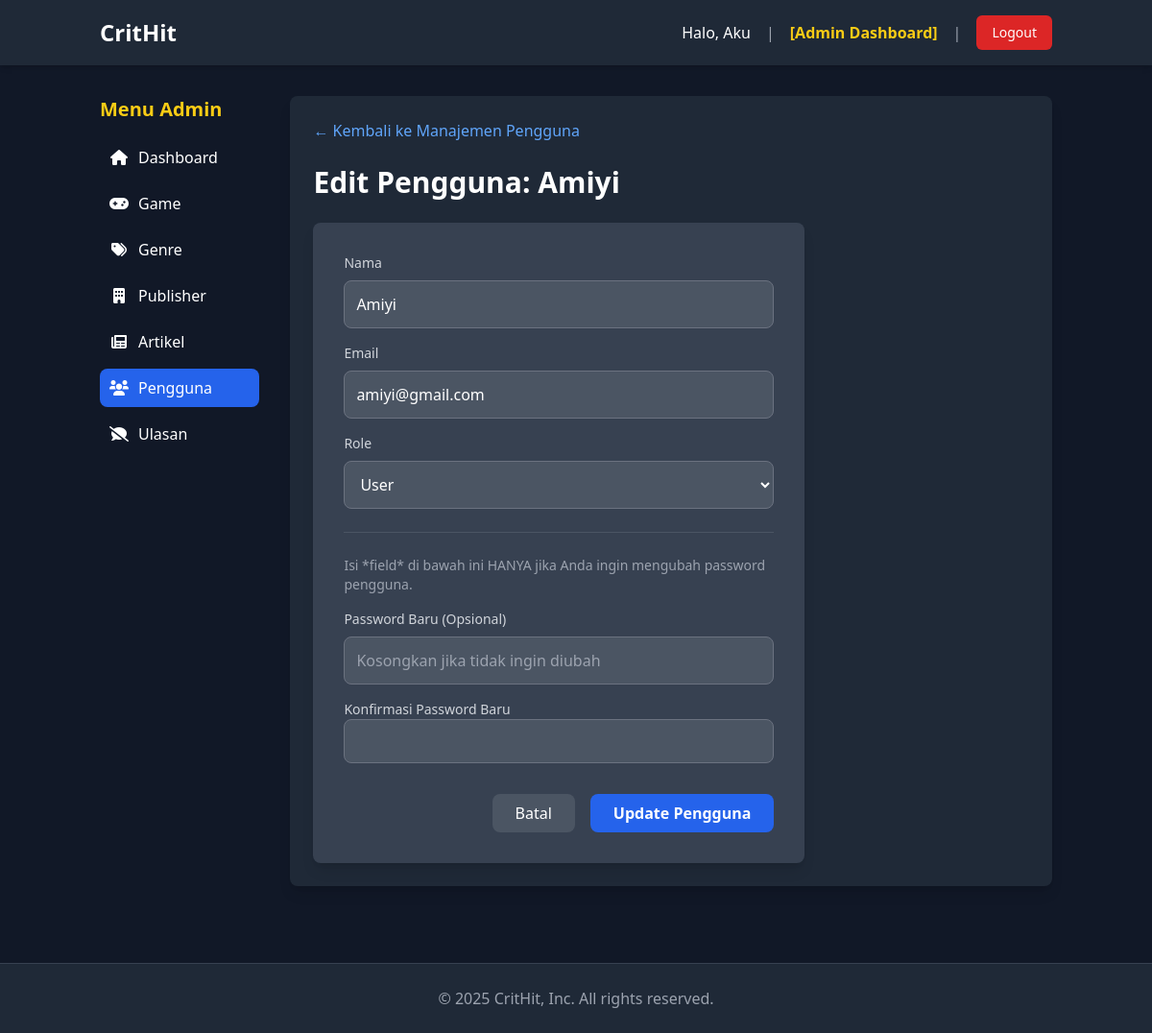
The app's page /admin/index.php?page=user_edit&id=8 (signed in) with its own data.
### tables this page shows
CREATE TABLE `users` (
  `id` int(11) NOT NULL,
  `name` varchar(100) NOT NULL,
  `email` varchar(255) NOT NULL,
  `password` varchar(255) NOT NULL,
  `role` enum('admin','user') NOT NULL DEFAULT 'user',
  `created_at` timestamp NOT NULL DEFAULT current_timestamp()
);

### admin/users/user_edit.php (the view, shortened to what this page needs)
<?php
$name = '';
$email = '';
$role = 'user';
$errors = [];
$user_id = (int)($_POST['user_id'] ?? $_GET['id'] ?? 0);
if ($_SERVER['REQUEST_METHOD'] === 'POST') {
    $name = htmlspecialchars($_POST['name']);
    $email = htmlspecialchars($_POST['email']);
    $role = htmlspecialchars($_POST['role']);
    $password = $_POST['password'];
    $confirm_password = $_POST['confirm_password'];
    if (empty($name)) {
        $errors[] = "Nama wajib diisi.";
    }
    if (!filter_var($email, FILTER_VALIDATE_EMAIL)) {
        $errors[] = "Email tidak valid.";
    }
    if (!in_array($role, ['user', 'admin'])) {
        $errors[] = "Role tidak valid.";
    }
    try {
        $sql_check = "SELECT id FROM users WHERE email = ? AND id != ?";
        $stmt_check = $pdo->prepare($sql_check);
        $stmt_check->execute([$email, $user_id]);
        if ($stmt_check->rowCount() > 0) {
            $errors[] = "Email '".htmlspecialchars($email)."' sudah digunakan akun lain.";
        }
    } catch (PDOException $e) {
        $errors[] = "Error database: " . $e->getMessage();
    }
    $hashed_password = null;
    if (!empty($password)) {
        if (strlen($password) < 8) {
            $errors[] = "Password baru minimal harus 8 karakter.";
        }
        if ($password !== $confirm_password) {
            $errors[] = "Password baru dan Konfirmasi tidak cocok.";
        }
        if (empty($errors)) {
            $hashed_password = password_hash($password, PASSWORD_BCRYPT);
        }
    }
    if (empty($errors)) {
        try {
            if ($hashed_password !== null) {
                $sql_update = "UPDATE users SET name = ?, email = ?, role = ?, password = ?
                               WHERE id = ?";
                $params = [$name, $email, $role, $hashed_password, $user_id];
            } else {
                $sql_update = "UPDATE users SET name = ?, email = ?, role = ?
                               WHERE id = ?";
                $params = [$name, $email, $role, $user_id];
            }
            $stmt_update = $pdo->prepare($sql_update);
            $stmt_update->execute($params);
            $_SESSION['success_message'] = "Pengguna '". htmlspecialchars($name) ."' berhasil di-update!";
            header('Location: index.php?page=manage_users');
            exit;
        } catch (PDOException $e) {
            $errors[] = "Gagal meng-update database: " . $e->getMessage();
        }
    }
} else {
    try {
        $sql_get = "SELECT name, email, role FROM users WHERE id = ?";
        $stmt_get = $pdo->prepare($sql_get);
        $stmt_get->execute([$user_id]);
        $user = $stmt_get->fetch();
        if ($user) {
            $name = $user['name'];
            $email = $user['email'];
            $role = $user['role'];
        } else {
            $_SESSION['error_message'] = "Pengguna dengan ID $user_id tidak ditemukan.";
            header('Location: index.php?page=manage_users');
            exit;
        }
    } catch (PDOException $e) {
        $errors[] = "Gagal mengambil data: " . $e->getMessage();
    }
}
?>
<a href="index.php?page=manage_users" class="text-blue-400 hover:text-blue-300 mb-6 inline-block">&larr; Kembali ke Manajemen Pengguna</a>
<h1 class="text-3xl font-bold mb-6">Edit Pengguna: <?php echo htmlspecialchars($name); ?></h1>
<div class="bg-gray-700 rounded-lg shadow-lg p-8 max-w-lg">
    <form action="index.php?page=user_edit" method="POST">
        <div class="mb-4">
            <label for="name" class="block text-sm font-medium text-gray-300 mb-2">Nama</label>
            <input
                type="text" id="name" name="name"
                value="<?php echo htmlspecialchars($name); ?>"
                class="block w-full p-3 rounded-lg bg-gray-600 border border-gray-500"
                required
            />
        </div>
        <div class="mb-4">
            <label for="email" class="block text-sm font-medium text-gray-300 mb-2">Email</label>
            <input
                type="email" id="email" name="email"
                value="<?php echo htmlspecialchars($email); ?>"
                class="block w-full p-3 rounded-lg bg-gray-600 border border-gray-500"
                required
            />
        </div>
        <div class="mb-4">
            <label for="role" class="block text-sm font-medium text-gray-300 mb-2">Role</label>
            <select id="role" name="role" class="block w-full p-3 rounded-lg bg-gray-600 border border-gray-500">
                <option value="user" <?php if ($role == 'user') echo 'selected'; ?>>User</option>
            </select>
        </div>
        <hr class="border-gray-600 my-6">
        <p class="text-sm text-gray-400 mb-4">Isi *field* di bawah ini HANYA jika Anda ingin mengubah password pengguna.</p>
        <div class="mb-4">
            <label for="password" class="block text-sm font-medium text-gray-300 mb-2">Password Baru (Opsional)</label>
            <input
                type="password" id="password" name="password"
                class="block w-full p-3 rounded-lg bg-gray-600 border border-gray-500"
                placeholder="Kosongkan jika tidak ingin diubah"
            />
        </div>
        <div class="mb-4">
            <label for="confirm_password" class="block text-sm font-medium text-gray-300 mb-2">Konfirmasi Password Baru</l abel>
            <input
                type="password" id="confirm_password" name="confirm_password"
                class="block w-full p-3 rounded-lg bg-gray-600 border border-gray-500"
            />
        </div>
        <div class="flex justify-end space-x-4 mt-8">
            <a href="index.php?page=manage_users" class="bg-gray-600 text-white px-6 py-2 rounded-lg hover:bg-gray-500">
                Batal
            </a>
            <button type="submit" class="bg-blue-600 text-white px-6 py-2 rounded-lg font-bold hover:bg-blue-700">
                Update Pengguna
            </button>
        </div>
    </form>
</div>

### records on screen
users: name "Amiyi", email "amiyi@gmail.com", role "User"

### other values on screen
$user_name "Aku"
